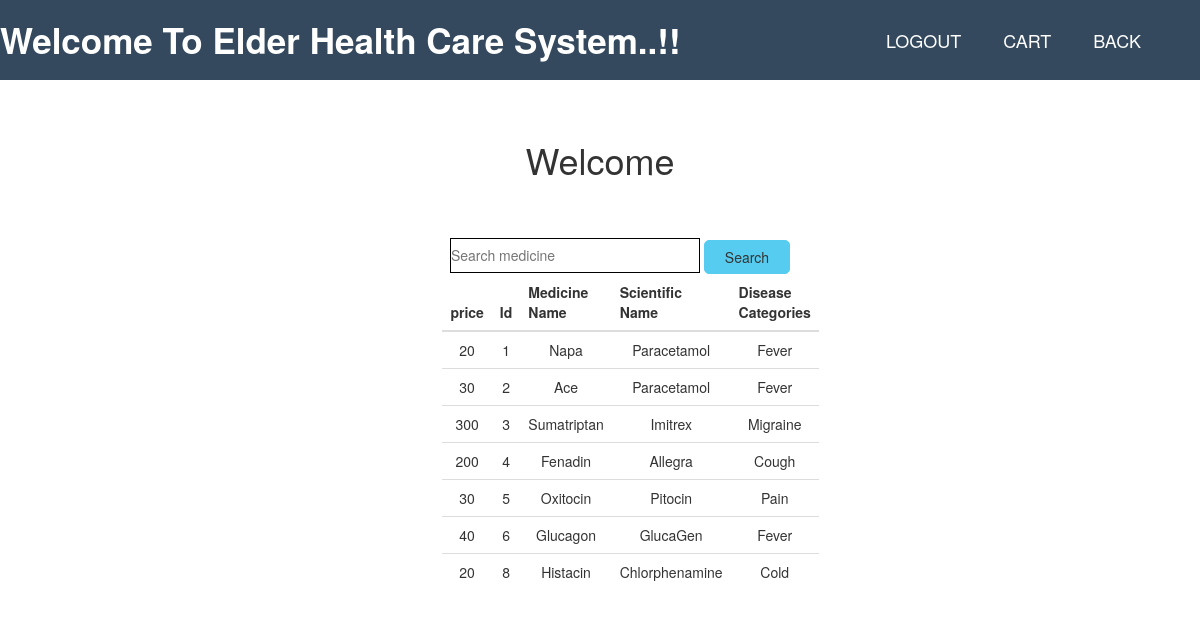
The app's page /cushome.php with its own data.
### tables this page shows
CREATE TABLE `medicine` (
  `price` int(11) NOT NULL,
  `medId` int(11) NOT NULL,
  `medName` varchar(40) NOT NULL,
  `scienteficName` varchar(40) NOT NULL,
  `diseaseCategory` varchar(40) NOT NULL
);

### cushome.php (the view, shortened to what this page needs)
<!DOCTYPE html>
<head>
	<link rel="stylesheet" href="style.css">
	<link rel="stylesheet" href="css/bootstrap.css"/>
</head>
<body>
	<nav>
		<label class="logo">Welcome To Elder Health Care System..!!</label>
		<ul>
			<li><a href="logout.php">Logout</a></li>
			<li><a href="cart_index.php">Cart</a></li>
			<li><a href="page-1.php">Back</a></li>
	   </ul>
    </nav><br><br>
	<h1 style="text-align:center">Welcome <?php echo $_SESSION ['name']; ?></h1>
	<form class="col-md-4 col-sm-offset-4 text-center" style="margin: 2%;text-align: center;margin-left: 35%;padding-top: 2%;padding-bottom: 2%;" method="post" action=cushome2.php >
<center>
	 <div>
                    <input style="width:250px;height:35px;background:transparent;border:1px solid black;" type="text" name="search" placeholder="Search medicine">
                    <button type="submit" style="background:#56CDF0;border:1px solid #56CDF0;padding:6px 20px;border-radius:5px;" class="btn btn-default">Search</button>
                    <br>
    </div>
	</center>
	<div class="result_table" style="margin-left: 2%;text-align: center">
	<table class="table">
  <thead>
    <tr>
      <th scope="col">price</th>
      <th scope="col">Id</th>
      <th scope="col">Medicine Name</th>
      <th scope="col">Scientific Name</th>
	  <th scope="col">Disease Categories</th>
    </tr>
  </thead>
  <tbody>
                    <?php
		                        $conn=mysqli_connect("localhost","root","");
									mysqli_select_db($conn,'elder_health_care');
									$result = mysqli_query($conn,"SELECT * FROM medicine;") or die("Failed to fetch".mysql_error());
									if( mysqli_num_rows( $result)==0 ){
										$result1 = mysqli_query($conn,"SELECT * FROM medicine where medName='".$str1."';") or die("Failed to fetch".mysql_error());
										if( mysqli_num_rows( $result1)==0 ){
											echo '<tr><td colspan="5">No Rows Returned</td></tr>';
										}else{
											while( $row = mysqli_fetch_assoc( $result1) ){
												echo "<tr><td>{$row['price']}</td><td>{$row['medId']}</td><td>{$row['medName']}</td><td>{$row['scienteficName']}</td><td>{$row['diseaseCategory']}</td></tr>\n";
										}
										}
									 }
									 else{
										while( $row = mysqli_fetch_assoc( $result) ){
											echo "<tr><td>{$row['price']}</td><td>{$row['medId']}</td><td>{$row['medName']}</td><td>{$row['scienteficName']}</td><td>{$row['diseaseCategory']}</td></tr>\n";
												}
											}
                    ?>
	</tbody>
    </div>
</form>
</body>
</html>

### style.css (style rules this page uses)
* { padding: 0; margin: 0; text-decoration: none; list-style: none; }
body { font-family: montserrat; }
nav { height : 80px; width : 100%; background :#34495e; }
label.logo { font-size :35px; font-weight: bold; color: white; padding :0 100pz; line-height:80px; }
nav ul { float: right; margin-right: 40px; }
nav li { display:inline-block; margin:0 8px; line-height: 80px; }
nav a { color: white; font-size: 18px; text-transform: uppercase; border: 1px solid transparent; padding: 7px 10px; border-radius:3px; }

### records on screen
medicine: price "20", medId "1", medName "Napa", scienteficName "Paracetamol", diseaseCategory "Fever"
medicine: price "30", medId "2", medName "Ace", scienteficName "Paracetamol", diseaseCategory "Fever"
medicine: price "300", medId "3", medName "Sumatriptan", scienteficName "Imitrex", diseaseCategory "Migraine"
medicine: price "200", medId "4", medName "Fenadin", scienteficName "Allegra", diseaseCategory "Cough"
medicine: price "30", medId "5", medName "Oxitocin", scienteficName "Pitocin", diseaseCategory "Pain"
medicine: price "40", medId "6", medName "Glucagon", scienteficName "GlucaGen", diseaseCategory "Fever"
medicine: price "20", medId "8", medName "Histacin", scienteficName "Chlorphenamine", diseaseCategory "Cold"
